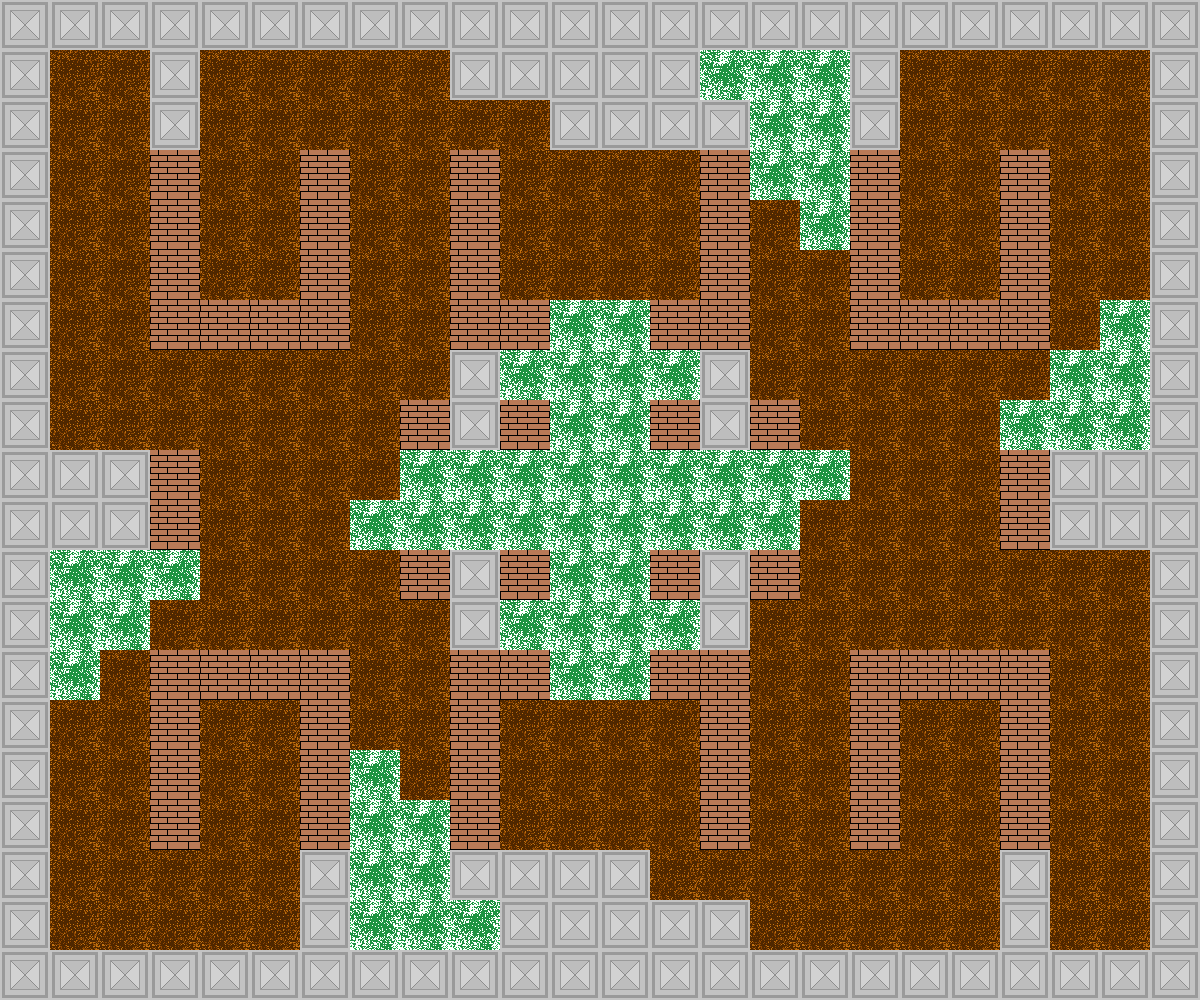

Tiled map render using the project's own tile images. Description and the whole map definition, tile-layer contents included, below:
An orthogonal 24x20 tile map with 50x50 px tiles, 3 tile layers (Ground & Obstacles, Guns & Entities, Bushes).

<map version="1.2" tiledversion="1.2.3" orientation="orthogonal" renderorder="right-down" width="24" height="20" tilewidth="50" tileheight="50" infinite="0" nextlayerid="4" nextobjectid="1">
 <tileset firstgid="1" source="Map.tsx" />
 <layer id="1" name="Ground &amp; Obstacles" width="24" height="20">
  <data encoding="csv">
2,2,2,2,2,2,2,2,2,2,2,2,2,2,2,2,2,2,2,2,2,2,2,2,
2,3,3,2,3,3,3,3,3,2,2,2,2,2,3,3,3,2,3,3,3,3,3,2,
2,3,3,2,3,3,3,3,3,3,3,2,2,2,2,3,3,2,3,3,3,3,3,2,
2,3,3,4,3,3,4,3,3,4,3,3,3,3,4,3,3,4,3,3,4,3,3,2,
2,3,3,4,3,3,4,3,3,4,3,3,3,3,4,3,3,4,3,3,4,3,3,2,
2,3,3,4,3,3,4,3,3,4,3,3,3,3,4,3,3,4,3,3,4,3,3,2,
2,3,3,4,4,4,4,3,3,4,4,3,3,4,4,3,3,4,4,4,4,3,3,2,
2,3,3,3,3,3,3,3,3,2,3,3,3,3,2,3,3,3,3,3,3,3,3,2,
2,3,3,3,3,3,3,3,4,2,4,3,3,4,2,4,3,3,3,3,3,3,3,2,
2,2,2,4,3,3,3,3,3,3,3,3,3,3,3,3,3,3,3,3,4,2,2,2,
2,2,2,4,3,3,3,3,3,3,3,3,3,3,3,3,3,3,3,3,4,2,2,2,
2,3,3,3,3,3,3,3,4,2,4,3,3,4,2,4,3,3,3,3,3,3,3,2,
2,3,3,3,3,3,3,3,3,2,3,3,3,3,2,3,3,3,3,3,3,3,3,2,
2,3,3,4,4,4,4,3,3,4,4,3,3,4,4,3,3,4,4,4,4,3,3,2,
2,3,3,4,3,3,4,3,3,4,3,3,3,3,4,3,3,4,3,3,4,3,3,2,
2,3,3,4,3,3,4,3,3,4,3,3,3,3,4,3,3,4,3,3,4,3,3,2,
2,3,3,4,3,3,4,3,3,4,3,3,3,3,4,3,3,4,3,3,4,3,3,2,
2,3,3,3,3,3,2,3,3,2,2,2,2,3,3,3,3,3,3,3,2,3,3,2,
2,3,3,3,3,3,2,3,3,3,2,2,2,2,2,3,3,3,3,3,2,3,3,2,
2,2,2,2,2,2,2,2,2,2,2,2,2,2,2,2,2,2,2,2,2,2,2,2
</data>
 </layer>
 <layer id="2" name="Guns &amp; Entities" width="24" height="20">
  <data encoding="csv">
0,0,0,0,0,0,0,0,0,0,0,0,0,0,0,0,0,0,0,0,0,0,0,0,
0,0,0,0,0,0,0,0,0,0,0,0,0,0,0,0,0,0,0,0,0,0,0,0,
0,0,0,0,0,0,0,0,0,0,0,0,0,0,0,0,0,0,0,0,0,0,0,0,
0,0,0,0,0,0,0,0,0,0,0,0,0,0,0,0,0,0,0,0,0,0,0,0,
0,0,0,0,0,0,0,0,0,0,0,0,0,0,0,0,0,0,0,0,0,0,0,0,
0,0,0,0,0,0,0,0,0,0,0,0,0,0,0,0,0,0,0,0,0,0,0,0,
0,0,0,0,0,0,0,0,0,0,0,0,0,0,0,0,0,0,0,0,0,0,0,0,
0,0,0,0,0,0,0,0,0,0,13,0,0,0,0,0,0,0,0,0,0,0,0,0,
0,0,0,0,0,0,0,0,0,0,0,0,0,0,0,0,0,0,0,0,0,0,0,0,
0,0,0,0,0,0,0,0,0,0,0,0,0,0,0,0,0,0,0,0,0,0,0,0,
0,0,0,0,0,0,0,0,0,0,0,0,0,0,0,0,0,0,0,0,0,0,0,0,
0,0,0,0,0,0,0,0,0,0,0,0,0,0,0,0,0,0,0,0,0,0,0,0,
0,0,0,0,0,0,0,0,0,0,0,0,0,11,0,0,0,0,0,0,0,0,0,0,
0,0,0,0,0,0,0,0,0,0,0,0,0,0,0,0,0,0,0,0,0,0,0,0,
0,0,0,0,0,0,0,0,0,0,0,0,0,0,0,0,0,0,0,0,0,0,0,0,
0,0,0,0,0,0,0,0,0,0,0,0,0,0,0,0,0,0,0,0,0,0,0,0,
0,0,0,0,0,0,0,0,0,0,0,0,0,0,0,0,0,0,0,0,0,0,0,0,
0,0,0,0,0,0,0,0,0,0,0,0,0,0,0,0,0,0,0,0,0,0,0,0,
0,0,0,0,0,0,0,0,0,0,0,0,0,0,0,0,0,0,0,0,0,0,0,0,
0,0,0,0,0,0,0,0,0,0,0,0,0,0,0,0,0,0,0,0,0,0,0,0
</data>
 </layer>
 <layer id="3" name="Bushes" width="24" height="20">
  <data encoding="csv">
0,0,0,0,0,0,0,0,0,0,0,0,0,0,0,0,0,0,0,0,0,0,0,0,
0,0,0,0,0,0,0,0,0,0,0,0,0,0,1,1,1,0,0,0,0,0,0,0,
0,0,0,0,0,0,0,0,0,0,0,0,0,0,0,1,1,0,0,0,0,0,0,0,
0,0,0,0,0,0,0,0,0,0,0,0,0,0,0,1,1,0,0,0,0,0,0,0,
0,0,0,0,0,0,0,0,0,0,0,0,0,0,0,0,1,0,0,0,0,0,0,0,
0,0,0,0,0,0,0,0,0,0,0,0,0,0,0,0,0,0,0,0,0,0,0,0,
0,0,0,0,0,0,0,0,0,0,0,1,1,0,0,0,0,0,0,0,0,0,1,0,
0,0,0,0,0,0,0,0,0,0,1,1,1,1,0,0,0,0,0,0,0,1,1,0,
0,0,0,0,0,0,0,0,0,0,0,1,1,0,0,0,0,0,0,0,1,1,1,0,
0,0,0,0,0,0,0,0,1,1,1,1,1,1,1,1,1,0,0,0,0,0,0,0,
0,0,0,0,0,0,0,1,1,1,1,1,1,1,1,1,0,0,0,0,0,0,0,0,
0,1,1,1,0,0,0,0,0,0,0,1,1,0,0,0,0,0,0,0,0,0,0,0,
0,1,1,0,0,0,0,0,0,0,1,1,1,1,0,0,0,0,0,0,0,0,0,0,
0,1,0,0,0,0,0,0,0,0,0,1,1,0,0,0,0,0,0,0,0,0,0,0,
0,0,0,0,0,0,0,0,0,0,0,0,0,0,0,0,0,0,0,0,0,0,0,0,
0,0,0,0,0,0,0,1,0,0,0,0,0,0,0,0,0,0,0,0,0,0,0,0,
0,0,0,0,0,0,0,1,1,0,0,0,0,0,0,0,0,0,0,0,0,0,0,0,
0,0,0,0,0,0,0,1,1,0,0,0,0,0,0,0,0,0,0,0,0,0,0,0,
0,0,0,0,0,0,0,1,1,1,0,0,0,0,0,0,0,0,0,0,0,0,0,0,
0,0,0,0,0,0,0,0,0,0,0,0,0,0,0,0,0,0,0,0,0,0,0,0
</data>
 </layer>
</map>
